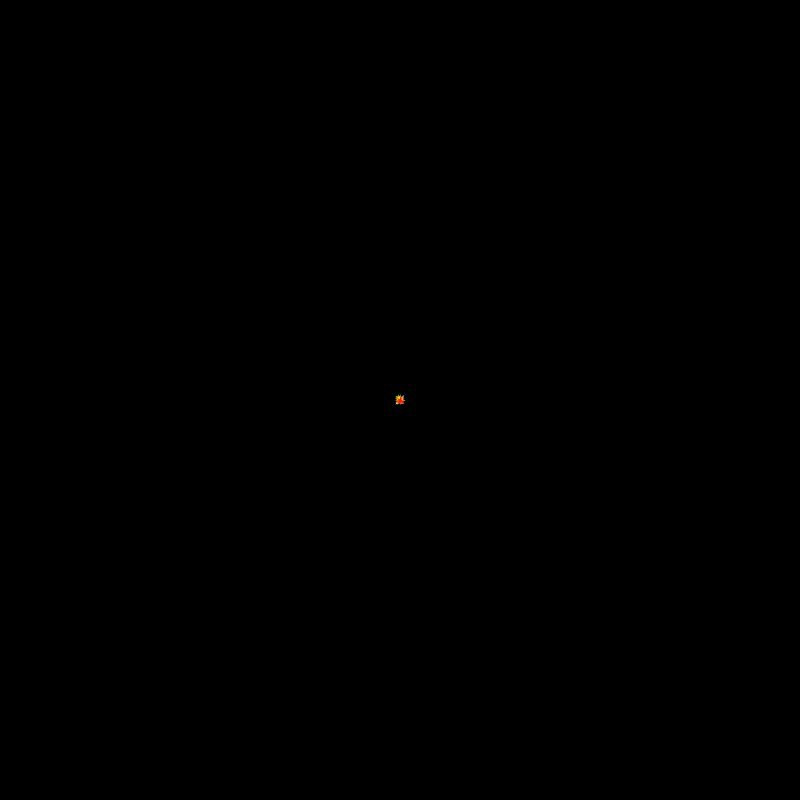
Frame 1 (no input)
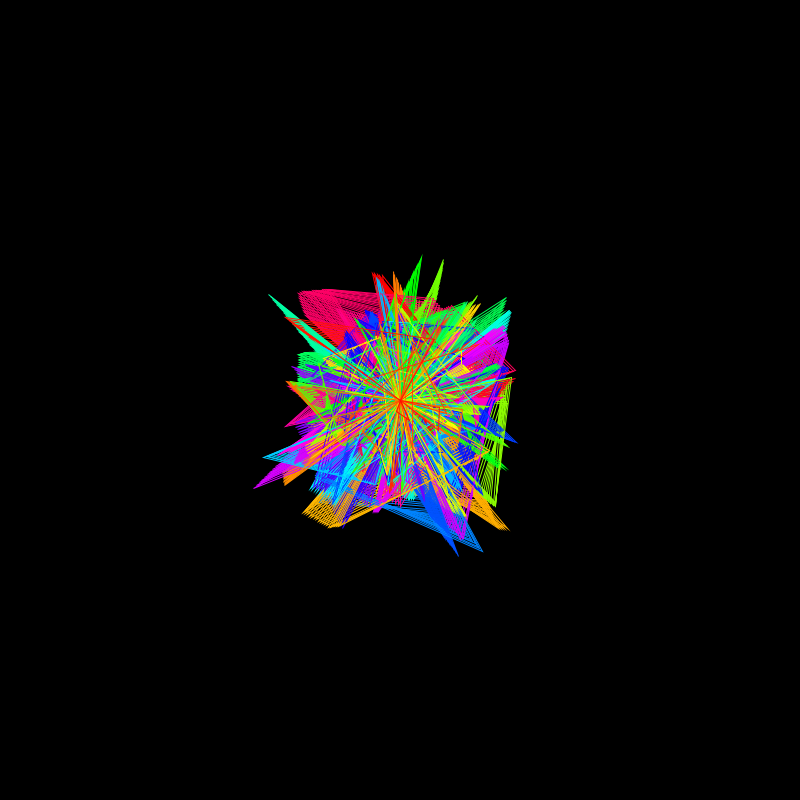
Frame 60 (the mouse pressed at the canvas centre just before this capture)
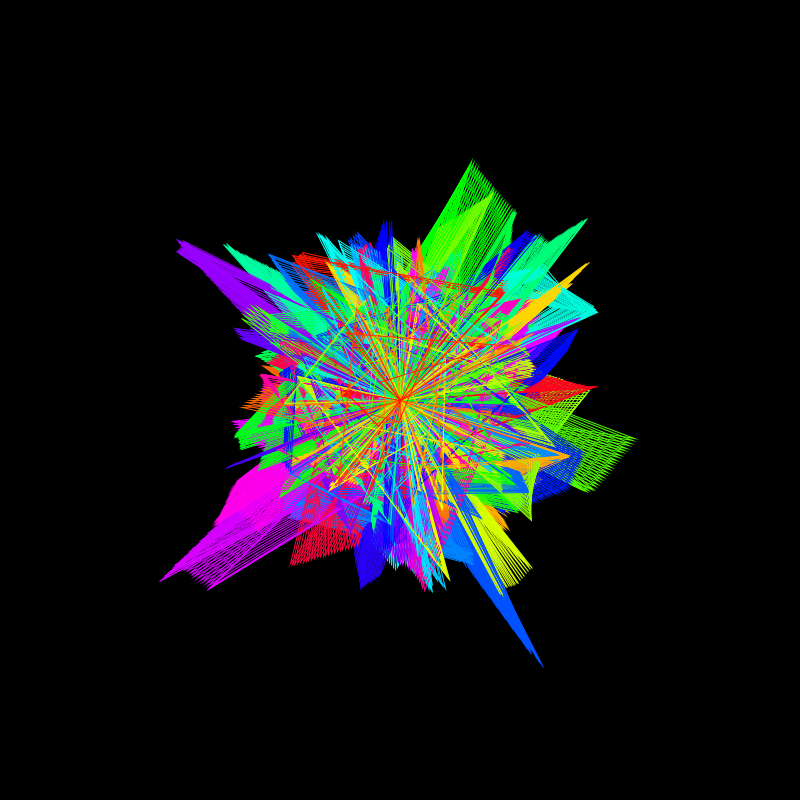
Frame 120 (the mouse held since frame 60 and released just before this capture)

The Processing sketch that drew these frames (run headless with seeded random() and noise(); from frame 60 on, the mouse is pressed at the canvas centre):

// Processing sketch: processing_153923
// ── processing_153923.pde




class Agente
{
  PVector pos;
  PVector vel;

  Agente (PVector start) {
    pos = start.get();
    vel = new PVector( random(-3,3), random(-3,3) );
  }

  void update() {
    if (random(100)<10) {
      vel = new PVector( random(-3,3), random(-3,3) );
    }
    pos.add(vel);
    if (pos.dist(centro) > 300) {
      vel.mult(-2);

    }
  }

 void display() {
 
   stroke(random(255));
   stroke (random(100,180), random(20,200), random(150,250));
    line(pos.x, pos.y,width/2, height/2);
 

  }
}

// USO DELLA CLASSE Agente

// Agente[] agenti = new Agente[500];
Agente[] agenti = new Agente[300];     //++
PVector centro;

void setup()
{
  size(800, 800);
  background (0);
  centro = new PVector(width/2, height/2);
  
  for (int i=0;  i<agenti.length;  i++) {
    agenti[i] = new Agente( centro );
  }
  
  colorMode(HSB);   //++
  background(0);  //++
}

void draw()
{
  noStroke();                 //++
  fill(255, 0);              //++
  rect(100, 100, width, height);  //++

  for (Agente a : agenti) {
    a.update();
//    a.display();
  }
  
  for (int i=0; i < agenti.length; i+=2) {       //++
    PVector p1 = agenti[i].pos;                  //++
    PVector p2 = agenti[i+1].pos;                //++
    float c = map( i, agenti.length,0, 0,255 );  //++
    stroke( c, 255+c, 255 );                     //++ 
    triangle( width/2, height/2,p1.x,p1.y, p2.x,p2.y );
           //++ 
  }
}
